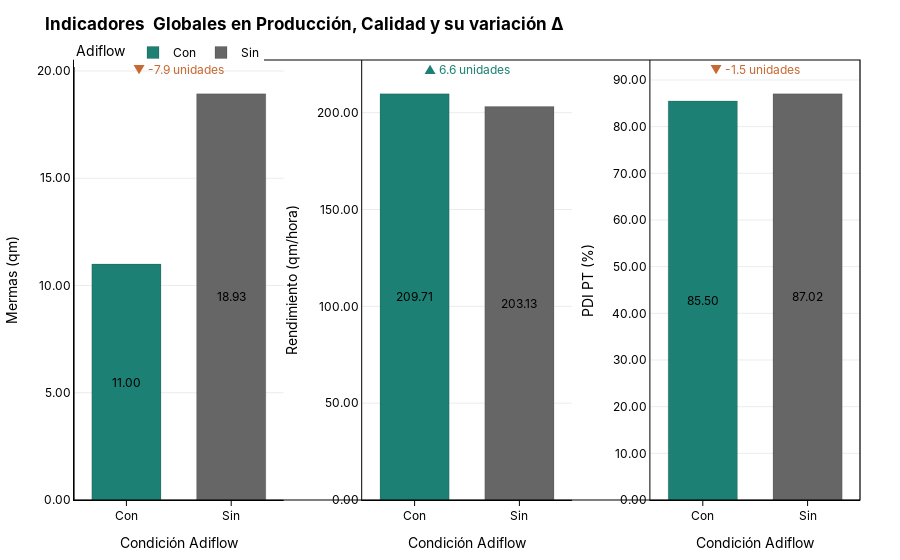

The notebook cell saved with this chart:
### Code cell
metrics = ["mermas", "rendimiento", "pdi_pt"]

fig = bar_subplots_by_adiflow(
    group_by_tot,
    metrics=metrics,
    agg="mean",
    title="Indicadores  Globales en Producción, Calidad y su variación Δ",
    cols=3,
    inside_values=True,
    bar_text_fmt=",.2f",
    bar_text_color="#000000",
    x_axis_title="Condición Adiflow",
    y_axis_titles={                      # etiqueta por métrica
        "mermas": "Mermas (qm)",
        "temp": "Temperatura (°C)",
        "rendimiento": "Rendimiento (qm/hora)",
        "pdi_pt": "PDI PT (%)"
    },
    y_titles_mode="all",                 # ← muestra el Y de todos los subplots
    #write_html=f"{ROOT_IMAGEN}/subplots_adiflow_mermas_temp.html"
)
fig.show()
s3.save_plotly_html(fig, "subplots_adiflow_mermas_temp.html")

### Figure 1 — Plotly figure (JSON) as saved in the notebook; plotly's stock layout.template omitted (floating-point values rounded to 4 significant figures)
{"data": [{"hovertemplate": "Adiflow: <b>Con</b><br>mermas: %{y:,.2f}<extra></extra>", "insidetextanchor": "middle", "legendgroup": "Con", "marker": {"color": "#1C8074", "line": {"color": "rgba(0,0,0,0.25)", "width": 0.6}}, "name": "Con", "showlegend": true, "textfont": {"color": "#000000"}, "textposition": "inside", "texttemplate": "%{y:,.2f}", "type": "bar", "x": ["Con"], "xaxis": "x", "y": [11], "yaxis": "y"}, {"hovertemplate": "Adiflow: <b>Sin</b><br>mermas: %{y:,.2f}<extra></extra>", "insidetextanchor": "middle", "legendgroup": "Sin", "marker": {"color": "#666666", "line": {"color": "rgba(0,0,0,0.25)", "width": 0.6}}, "name": "Sin", "showlegend": true, "textfont": {"color": "#000000"}, "textposition": "inside", "texttemplate": "%{y:,.2f}", "type": "bar", "x": ["Sin"], "xaxis": "x", "y": [18.93], "yaxis": "y"}, {"hovertemplate": "Adiflow: <b>Con</b><br>rendimiento: %{y:,.2f}<extra></extra>", "insidetextanchor": "middle", "legendgroup": "Con", "marker": {"color": "#1C8074", "line": {"color": "rgba(0,0,0,0.25)", "width": 0.6}}, "name": "Con", "showlegend": false, "textfont": {"color": "#000000"}, "textposition": "inside", "texttemplate": "%{y:,.2f}", "type": "bar", "x": ["Con"], "xaxis": "x2", "y": [209.7], "yaxis": "y2"}, {"hovertemplate": "Adiflow: <b>Sin</b><br>rendimiento: %{y:,.2f}<extra></extra>", "insidetextanchor": "middle", "legendgroup": "Sin", "marker": {"color": "#666666", "line": {"color": "rgba(0,0,0,0.25)", "width": 0.6}}, "name": "Sin", "showlegend": false, "textfont": {"color": "#000000"}, "textposition": "inside", "texttemplate": "%{y:,.2f}", "type": "bar", "x": ["Sin"], "xaxis": "x2", "y": [203.1], "yaxis": "y2"}, {"hovertemplate": "Adiflow: <b>Con</b><br>pdi_pt: %{y:,.2f}<extra></extra>", "insidetextanchor": "middle", "legendgroup": "Con", "marker": {"color": "#1C8074", "line": {"color": "rgba(0,0,0,0.25)", "width": 0.6}}, "name": "Con", "showlegend": false, "textfont": {"color": "#000000"}, "textposition": "inside", "texttemplate": "%{y:,.2f}", "type": "bar", "x": ["Con"], "xaxis": "x3", "y": [85.5], "yaxis": "y3"}, {"hovertemplate": "Adiflow: <b>Sin</b><br>pdi_pt: %{y:,.2f}<extra></extra>", "insidetextanchor": "middle", "legendgroup": "Sin", "marker": {"color": "#666666", "line": {"color": "rgba(0,0,0,0.25)", "width": 0.6}}, "name": "Sin", "showlegend": false, "textfont": {"color": "#000000"}, "textposition": "inside", "texttemplate": "%{y:,.2f}", "type": "bar", "x": ["Sin"], "xaxis": "x3", "y": [87.02], "yaxis": "y3"}], "layout": {"annotations": [{"align": "center", "font": {"color": "#c76931", "size": 12}, "showarrow": false, "text": "▼ -7.9 unidades", "x": 0.5, "xref": "x domain", "y": 20.07, "yref": "y"}, {"align": "center", "font": {"color": "#1C8074", "size": 12}, "showarrow": false, "text": "▲ 6.6 unidades", "x": 0.5, "xref": "x2 domain", "y": 222.3, "yref": "y2"}, {"align": "center", "font": {"color": "#c76931", "size": 12}, "showarrow": false, "text": "▼ -1.5 unidades", "x": 0.5, "xref": "x3 domain", "y": 92.24, "yref": "y3"}], "bargap": 0.25, "bargroupgap": 0.12, "barmode": "group", "font": {"color": "#000000", "family": "Inter, 'Helvetica Neue', Arial, sans-serif", "size": 12}, "hoverlabel": {"bgcolor": "#FFFFFF", "bordercolor": "#666666", "font": {"color": "#000000"}}, "legend": {"orientation": "h", "title": {"text": "Adiflow"}, "x": 0, "y": 1.05}, "margin": {"b": 60, "l": 60, "r": 40, "t": 60}, "paper_bgcolor": "#FFFFFF", "plot_bgcolor": "#FFFFFF", "shapes": [{"fillcolor": "rgba(0,0,0,0)", "line": {"color": "#000000", "width": 1.2}, "type": "rect", "x0": 0, "x1": 1, "xref": "paper", "y0": 0, "y1": 1, "yref": "paper"}], "title": {"text": "<b>Indicadores  Globales en Producción, Calidad y su variación Δ</b>"}, "xaxis": {"anchor": "y", "automargin": true, "domain": [0, 0.2667], "linecolor": "#000000", "linewidth": 1, "showline": true, "tickcolor": "#000000", "ticks": "outside", "title": {"text": "Condición Adiflow"}}, "xaxis2": {"anchor": "y2", "automargin": true, "domain": [0.3667, 0.6333], "linecolor": "#000000", "linewidth": 1, "showline": true, "tickcolor": "#000000", "ticks": "outside", "title": {"text": "Condición Adiflow"}}, "xaxis3": {"anchor": "y3", "automargin": true, "domain": [0.7333, 1], "linecolor": "#000000", "linewidth": 1, "showline": true, "tickcolor": "#000000", "ticks": "outside", "title": {"text": "Condición Adiflow"}}, "yaxis": {"anchor": "x", "automargin": true, "domain": [0, 1], "gridcolor": "rgba(0,0,0,0.08)", "linecolor": "#000000", "linewidth": 1, "showline": true, "tickformat": ",.2f", "title": {"text": "Mermas (qm)"}, "zeroline": true, "zerolinecolor": "rgba(0,0,0,0.2)"}, "yaxis2": {"anchor": "x2", "automargin": true, "domain": [0, 1], "gridcolor": "rgba(0,0,0,0.08)", "linecolor": "#000000", "linewidth": 1, "showline": true, "tickformat": ",.2f", "title": {"text": "Rendimiento (qm/hora)"}, "zeroline": true, "zerolinecolor": "rgba(0,0,0,0.2)"}, "yaxis3": {"anchor": "x3", "automargin": true, "domain": [0, 1], "gridcolor": "rgba(0,0,0,0.08)", "linecolor": "#000000", "linewidth": 1, "showline": true, "tickformat": ",.2f", "title": {"text": "PDI PT (%)"}, "zeroline": true, "zerolinecolor": "rgba(0,0,0,0.2)"}}}
